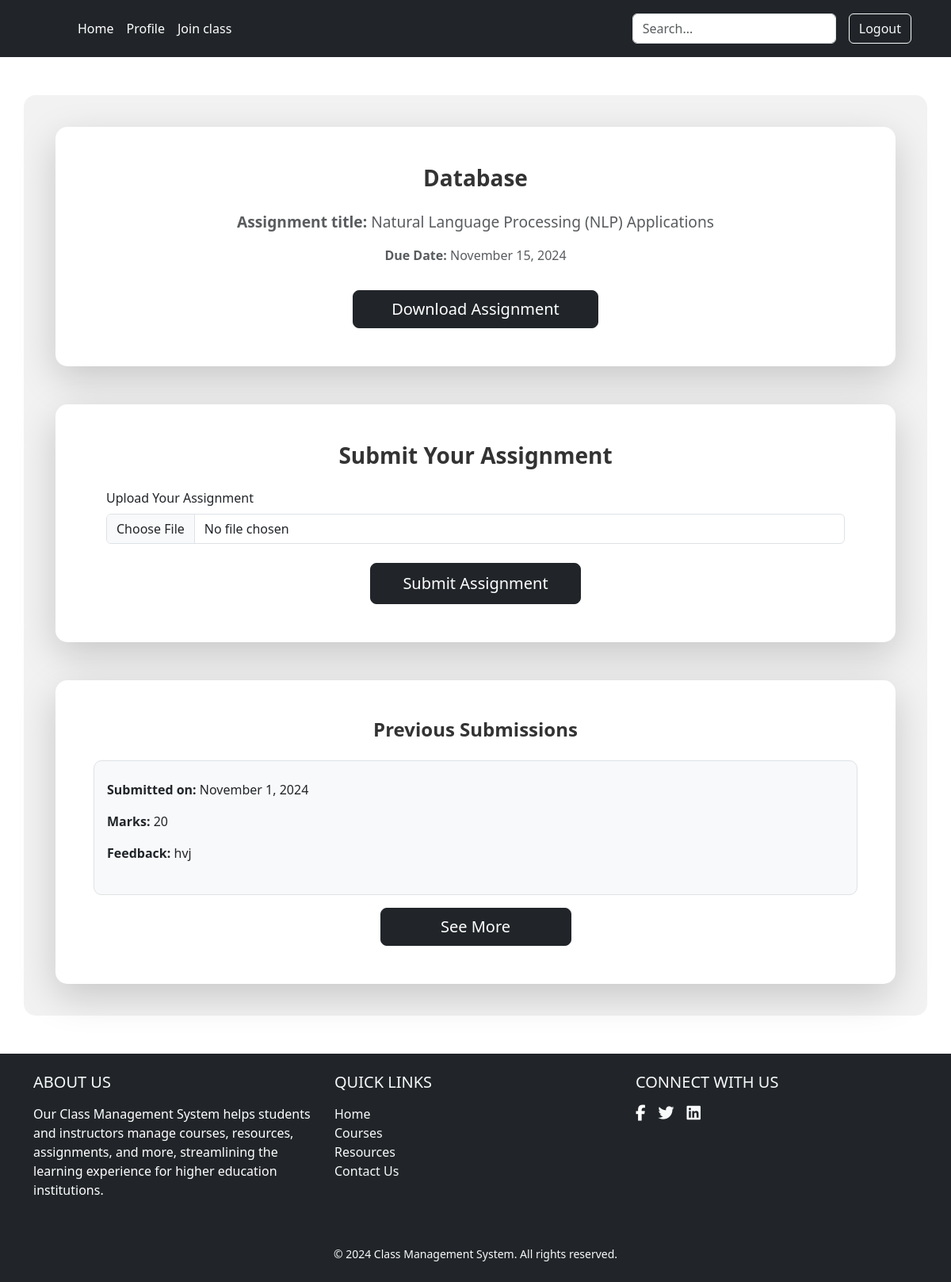
The page /profile/assignment/7/ (signed in) on the database its author committed.
### auths/models.py (models this page shows, shortened)
class Assignment(models.Model):
    classroom = models.ForeignKey(Classroom, on_delete=models.CASCADE, related_name='assignments')
    title = models.CharField(max_length=50)
    subject = models.CharField(max_length=50)
    content = models.FileField(upload_to="assignments/assign/", blank=True, null=True)
    due_date = models.DateField(blank=True, null=True)
    start_date = models.DateField(blank=True, null=True)

class SubmittedAssignment(models.Model):
    assignment = models.ForeignKey(Assignment, on_delete=models.CASCADE, related_name='uploads')
    student = models.ForeignKey(User, on_delete=models.CASCADE, related_name='uploaded_assignments')
    content = models.FileField(upload_to='assignments/submissions/', blank=False, null=False)
    submission_date = models.DateField(blank=True, null=True)
    marks = models.IntegerField(blank=True, null=True)
    feedback = models.TextField(blank=True, null=True)

### profileApp/views/assign_assignment_view.py (the view, shortened to what this page needs)
# urls.py: path('assignment/<int:id>/',assign_assignment_view.assignment_detail, name='assignment_detail'),
@login_required
def assignment_detail(request, id):
    new_assignment = get_object_or_404(Assignment, id=id)
    assignment_submit = SubmittedAssignment.objects.filter(assignment=new_assignment, student=request.user)
    if new_assignment.classroom != request.user.classroom:
        messages.error(request, 'This assignment does not belong to your current class.')
        return redirect('assigned_assignments')
    if new_assignment.due_date and new_assignment.due_date < timezone.now().date():
        messages.error(request, 'The due date for this assignment has passed. You cannot submit it anymore.')
    context = {
        'new_assignment': new_assignment,
        'submit': assignment_submit,
    }
    return render(request, 'assignment_detail.html', context)

### templates/assignment_detail.html (shortened to what this page needs)
{% extends "base.html" %}
{% block content %}
<div class="container my-5" style="background-color: #f2f2f2; padding: 40px; border-radius: 15px;">
    <div class="card shadow-lg border-0 mb-5" style="background-color: #ffffff; border-radius: 15px;">
        <div class="card-body text-center p-5">
            <h3 class="text-center mb-4" style="font-weight: 600; color: #333;"> {{  new_assignment.subject }}</h3>
            <p class="text-muted" style="font-size: 1.2em;"><strong>Assignment title:</strong> {{new_assignment.title  }}</p>
            <p class="text-muted" style="font-size: 1em;"><strong>Due Date:</strong> {{ new_assignment.due_date|date:"F j, Y" }}</p>
            <a href="{{ new_assignment.content.url }}" class="btn btn-dark btn-lg mt-3 px-5" download>Download Assignment</a>
        </div>
    </div>
    <div class="card shadow-lg border-0 mb-5" style="background-color: #ffffff; border-radius: 15px;">
        <div class="card-body p-5">
            <h3 class="text-center mb-4" style="font-weight: 600; color: #333;">Submit Your Assignment</h3>
            <form method="POST" enctype="multipart/form-data" class="px-3">
                <div class="mb-4">
                    <label for="content" class="form-label" style="font-weight: 500;">Upload Your Assignment</label>
                    <input class="form-control" type="file" id="content" name="content" required>
                </div>
                <div class="text-center">
                    <button type="submit" class="btn btn-dark btn-lg" style="padding: 10px 40px;">Submit Assignment</button>
                </div>
            </form>
        </div>
    </div>
    {% if submit %}
    <div class="card shadow-lg border-0" style="background-color: #ffffff; border-radius: 15px;">
        <div class="card-body p-5">
            <h4 class="text-center mb-4" style="font-weight: 600; color: #333;">Previous Submissions</h4>
            <div class="list-group">
                {% for submission in submit %}
                    <div class="list-group-item py-4 px-3 mb-3" style="border-radius: 10px; background-color: #f8f9fa;">
                        <p><strong>Submitted on:</strong> {{ submission.submission_date|date:"F j, Y" }}</p>
                        <p><strong>Marks:</strong> {{ submission.marks }}</p>
                        <p><strong>Feedback:</strong> {{ submission.feedback }}</p>
                    </div>
                    <div class="text-center">
                        <a href="{% url 'student_dashboard' %}" class="btn btn-dark btn-lg w-25">See More</a>
                    </div>
                {% empty %}
                    <p class="text-center text-muted">No previous submissions found.</p>
                {% endfor %}
            </div>
        </div>
    </div>
    {% endif %}
</div>
{% endblock %}

### rows shown on the page
Assignment: subject "Database", title "Natural Language Processing (NLP) Applications", due_date "November 15, 2024"
SubmittedAssignment: submission_date "November 1, 2024", marks "20", feedback "hvj"
